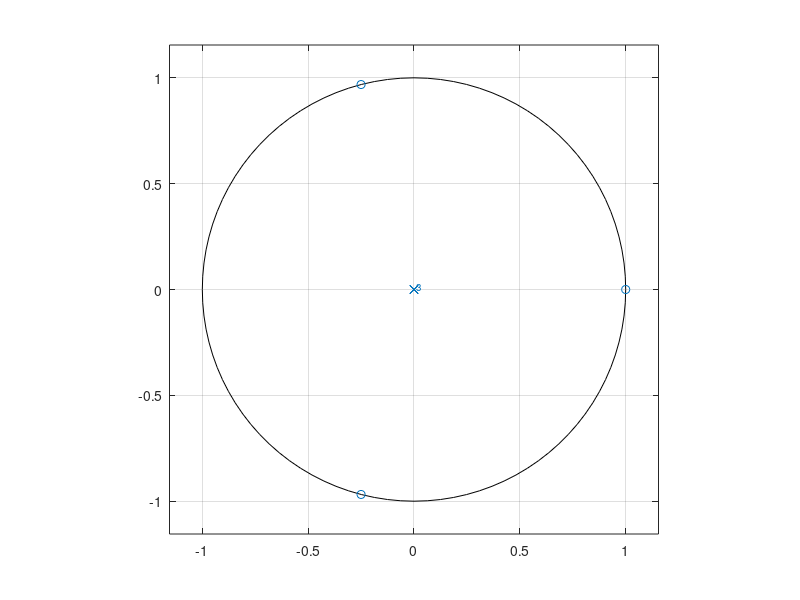

MATLAB code to generate this figure:
% Define the polynomial
p = [1 -1/2 1/2 -1];
 
% Find the roots
r = roots(p);
 
% Plot the roots in the complex plane
zplane(p)